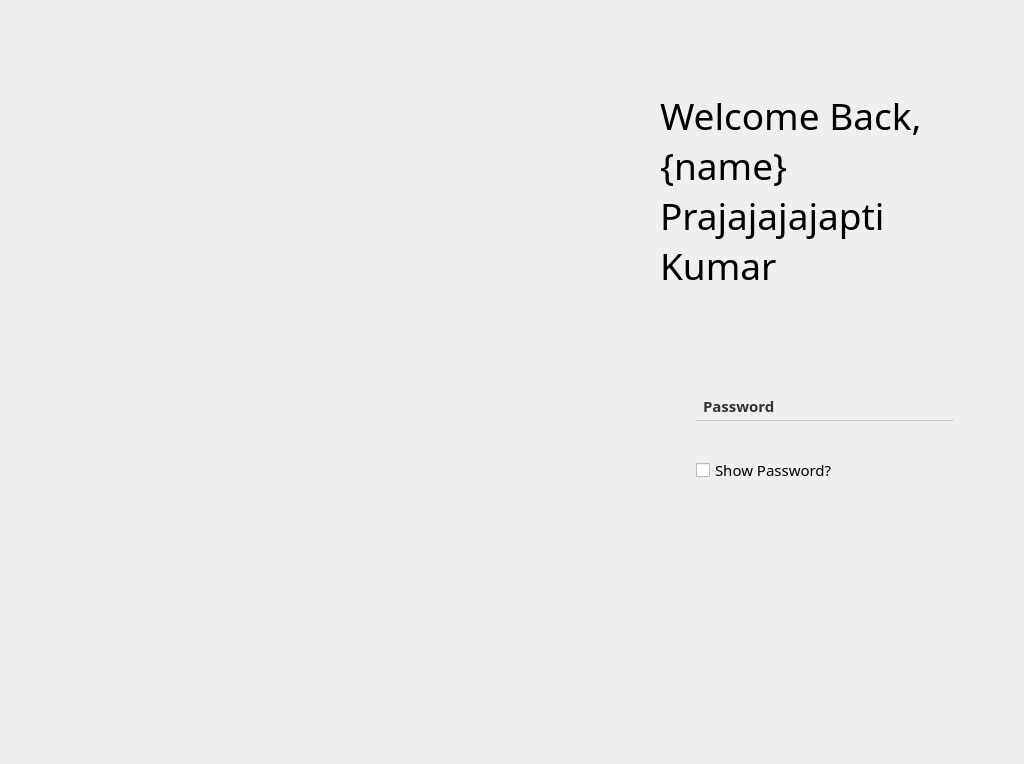
<?xml version="1.0" encoding="UTF-8"?>
<ui version="4.0">
 <class>Log_in</class>
 <widget class="QMainWindow" name="Log_in">
  <property name="geometry">
   <rect>
    <x>0</x>
    <y>0</y>
    <width>1024</width>
    <height>764</height>
   </rect>
  </property>
  <property name="windowTitle">
   <string>MainWindow</string>
  </property>
  <property name="styleSheet">
   <string notr="true"># Apply styles to the textbox
textbox.setStyleSheet('''
    QLineEdit {
        background-color: #F2F2F2;
        border: 1px solid #CCCCCC;
        border-radius: 5px;
        color: #333333;
        padding: 5px;
        margin: 5px;
    }

    QLineEdit:focus {
        border-color: #4C9AFF;
        box-shadow: 0 0 5px rgba(76, 154, 255, 0.5);
    }

    QLineEdit:hover {
        background-color: #E5E5E5;
    }
''')
</string>
  </property>
  <widget class="QWidget" name="centralwidget">
   <widget class="QLabel" name="Image">
    <property name="geometry">
     <rect>
      <x>-24</x>
      <y>0</y>
      <width>650</width>
      <height>764</height>
     </rect>
    </property>
    <property name="text">
     <string/>
    </property>
    <property name="pixmap">
     <pixmap>../Assets/Log in pages/Default.jpg</pixmap>
    </property>
    <property name="scaledContents">
     <bool>true</bool>
    </property>
   </widget>
   <widget class="QLabel" name="Righ_side">
    <property name="geometry">
     <rect>
      <x>626</x>
      <y>0</y>
      <width>398</width>
      <height>768</height>
     </rect>
    </property>
    <property name="text">
     <string/>
    </property>
    <property name="pixmap">
     <pixmap>../Assets/Log in pages/white.png</pixmap>
    </property>
    <property name="scaledContents">
     <bool>true</bool>
    </property>
   </widget>
   <widget class="QLineEdit" name="Password_Testbox">
    <property name="geometry">
     <rect>
      <x>696</x>
      <y>390</y>
      <width>258</width>
      <height>31</height>
     </rect>
    </property>
    <property name="font">
     <font>
      <family>Segoe UI Variable Text Semibold</family>
      <pointsize>11</pointsize>
      <weight>75</weight>
      <bold>true</bold>
     </font>
    </property>
    <property name="autoFillBackground">
     <bool>false</bool>
    </property>
    <property name="styleSheet">
     <string notr="true">border: none;
        border-bottom: 1px solid #CCCCCC;
        background-color: transparent;
        color: #333333;
        padding: 5px;</string>
    </property>
    <property name="text">
     <string>Password</string>
    </property>
   </widget>
   <widget class="QLabel" name="Welcome_Header">
    <property name="geometry">
     <rect>
      <x>660</x>
      <y>90</y>
      <width>321</width>
      <height>261</height>
     </rect>
    </property>
    <property name="font">
     <font>
      <family>Segoe UI Variable Display</family>
      <pointsize>28</pointsize>
      <weight>50</weight>
      <bold>false</bold>
     </font>
    </property>
    <property name="acceptDrops">
     <bool>false</bool>
    </property>
    <property name="text">
     <string>Welcome Back, {name} Prajajajajapti Kumar</string>
    </property>
    <property name="alignment">
     <set>Qt::AlignLeading|Qt::AlignLeft|Qt::AlignTop</set>
    </property>
    <property name="wordWrap">
     <bool>true</bool>
    </property>
   </widget>
   <widget class="QCheckBox" name="checkBox">
    <property name="geometry">
     <rect>
      <x>696</x>
      <y>460</y>
      <width>151</width>
      <height>20</height>
     </rect>
    </property>
    <property name="font">
     <font>
      <family>Segoe UI Variable</family>
      <pointsize>11</pointsize>
     </font>
    </property>
    <property name="text">
     <string>Show Password?</string>
    </property>
   </widget>
  </widget>
 </widget>
 <resources/>
 <connections/>
</ui>
